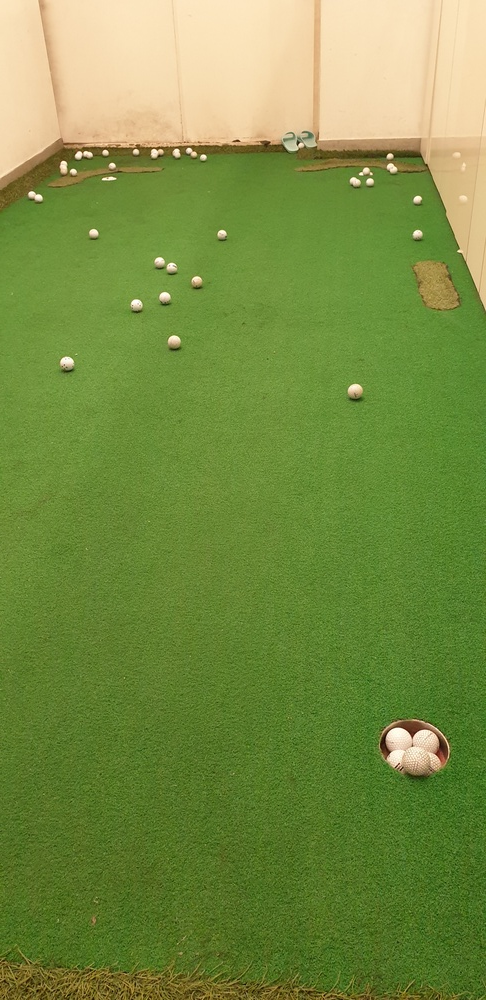
#> input picture tasks/NearBall_5.jpg, 486 x 1000 px, shrunk from 1960 x 4032 before the run
$ python Adaptive_Threshold.py
#> lines starting #> are read from the running program, lines starting #| are printed output that depends on the picture; after the words box and inside, x2 and y2 are one past the last pixel; in counts of white or black regions, pixels touching at a corner belong together
### finding_circle.py
import cv2
import numpy as np
import sys
import math
import Definitions as df


def FindCircle(contours, radius1, radius2, src=None):
    circle = []
    circles = []
    for cnt in contours:

        (x, y), r = cv2.minEnclosingCircle(cnt)
        center = (int(x), int(y))
        radius = int(r)

        if radius1 < radius < radius2:
            if src is None:
                circle.append([center, radius])
            else:
                if src[int(y)][int(x)] == 0:
                    continue
                else:
                    circle.append([center, radius])

    return circle


# [38 lines left out: functions FindEllipses, FindEllipse, not called in this run]

### erasing_background.py
import cv2
import numpy as np
import sys
import math


def afterFindCircle(src, circle):
    for y in range(len(src)):
        for x in range(len(src[y])):
            count = 0
            for cnt in circle:
                formula = (y - cnt[0][1]) ** 2 + (x - cnt[0][0]) ** 2
                if formula > (cnt[1])**2:
                    count += 1

            if count == len(circle):
                src[y][x] = 0
    return src


# [12 lines left out: function BackGroundHSV, not called in this run]

### Adaptive_Threshold.py
import cv2
import numpy as np
import sys
import math
import finding_circle as fc
import erasing_background as eb


param = [20, 100, 1000, 10000]

img1 = cv2.imread('tasks/NearBall_5.jpg', cv2.IMREAD_GRAYSCALE)
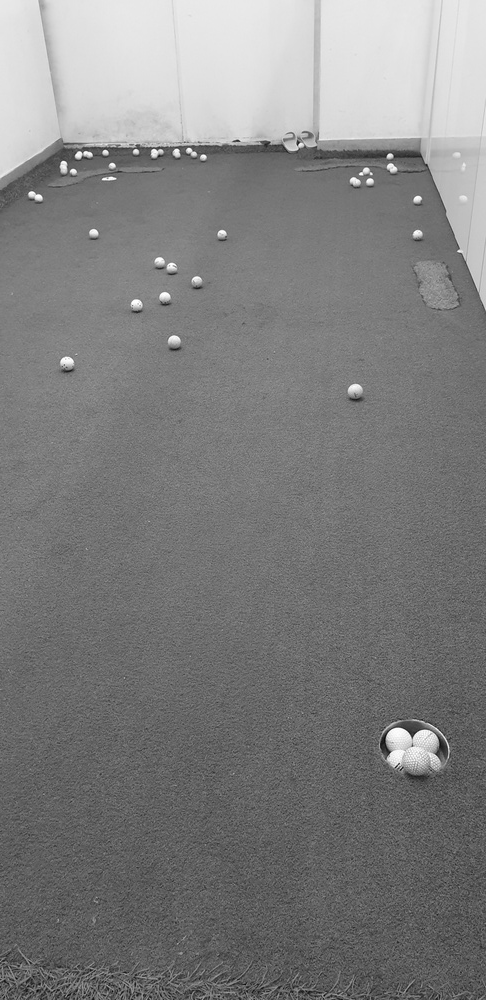
#> img1: shape (1000, 486); min 5, max 255, mean 126.6
src = img1.copy()

alpha = 0.8
img = np.clip((1 + alpha) * img1 - 128 * alpha, 0, 255).astype(np.uint8)
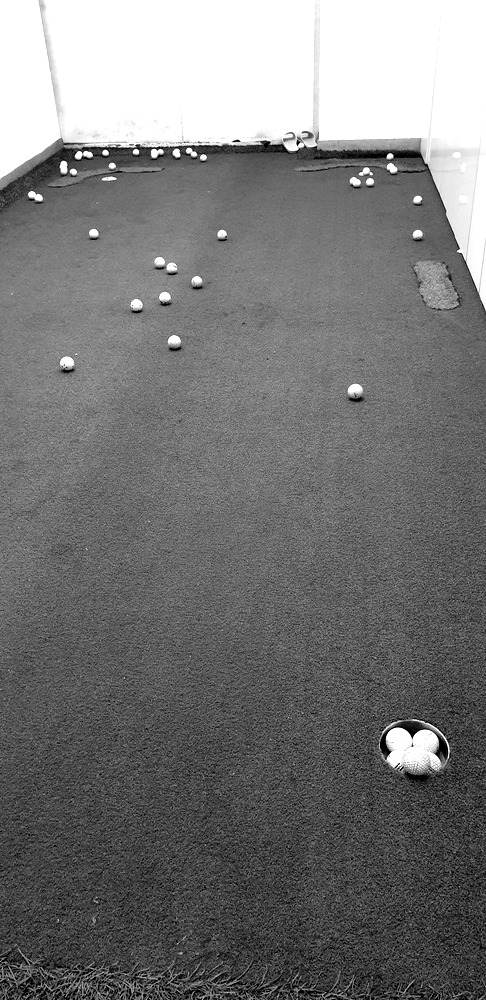
#> img: shape (1000, 486); min 0, max 255, mean 119.5

img = cv2.GaussianBlur(img, (0, 0), 1.0)

dst = cv2.adaptiveThreshold(img, 255, cv2.ADAPTIVE_THRESH_MEAN_C, cv2.THRESH_BINARY, 21, 5)
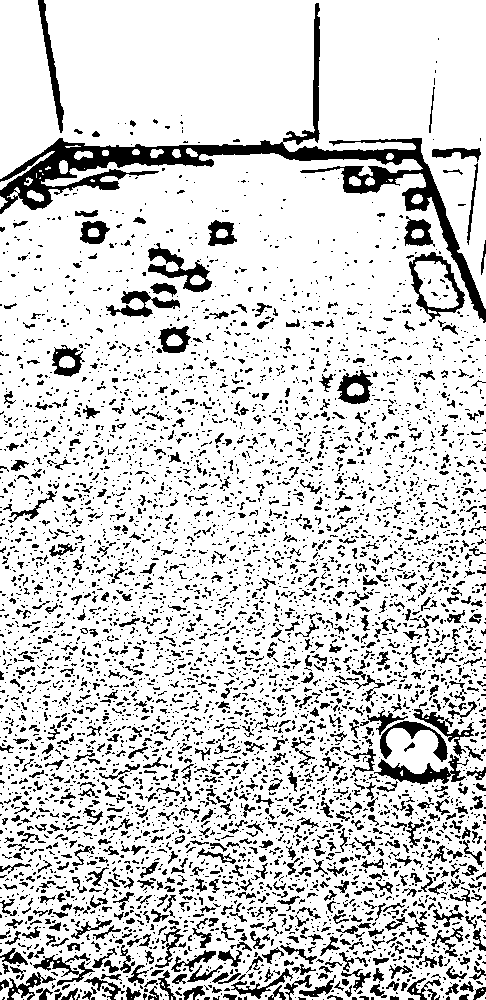
#> dst: shape (1000, 486); 81.9% white; 5374 black regions (4462 under 20 px), largest, box (x1, y1, x2, y2) and area: (0, 3, 486, 323) 11994, (374, 754, 469, 785) 1054, (148, 243, 212, 292) 1037
se = cv2.getStructuringElement(cv2.MORPH_RECT, (3, 3))
dst = cv2.dilate(dst, se)
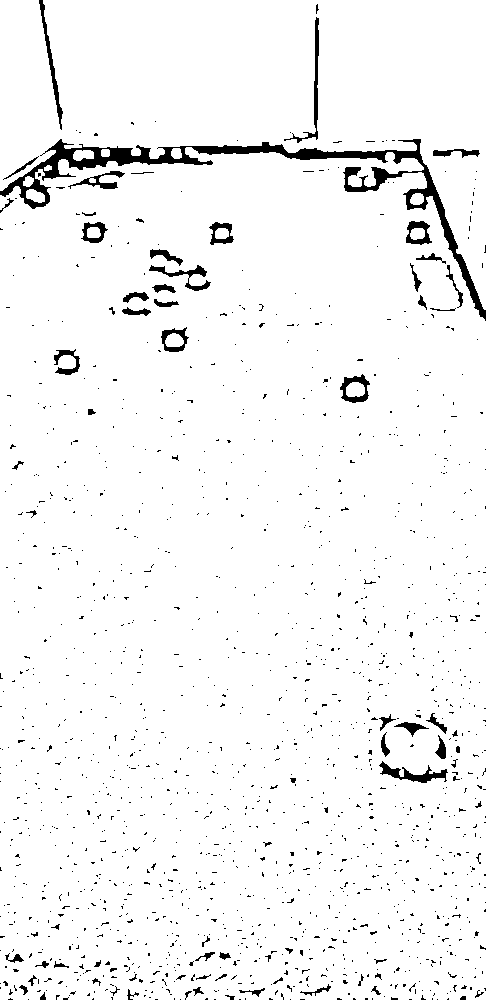
#> dst: shape (1000, 486); 96.1% white; 1460 black regions (1386 under 20 px), largest, box (x1, y1, x2, y2) and area: (0, 139, 486, 321) 6741, (379, 761, 448, 783) 524, (284, 17, 319, 143) 511
dst = cv2.erode(dst, se)
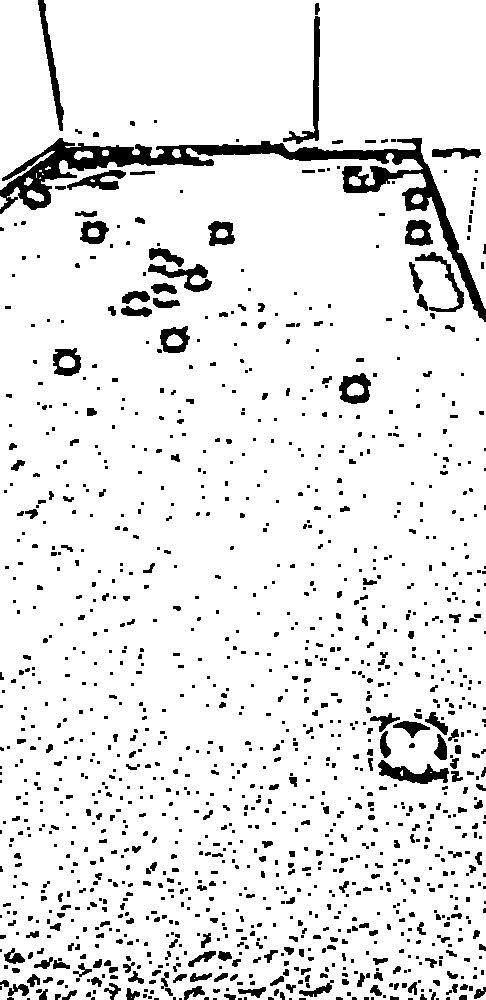
#> dst: shape (1000, 486); 91% white; 1272 black regions (874 under 20 px)

contours, hierarchy = cv2.findContours(~dst, cv2.RETR_LIST, cv2.CHAIN_APPROX_NONE)
#> contours = 1296 contours, 1089 with area under 20; largest, box (x1, y1, x2, y2) and area: (0, 138, 486, 322) 9486, (378, 760, 449, 784) 724, (283, 16, 320, 144) 719, (339, 373, 371, 404) 704, (38, 0, 64, 131) 658
circle = fc.FindCircle(contours, param[0], param[1])
#> the loop in FindCircle, `for cnt in contours: ` made 1296 passes
#> (x, y, r, center, radius) on passes 1 to 3: (437, 998.5, 1.12, (437, 998), 1), (410, 998.5, 2.06, (410, 998), 2), (302, 998.5, 3.04, (302, 998), 3)
#> after the loop in FindCircle, `for cnt in contours:`: circle = [[(412, 772), 35], [(179, 275), 32], [(438, 282), 33], [(96, 179), 29], [(455, 153), 24], [(300, 78), 64], [(50, 65), 66]]

dst = eb.afterFindCircle(dst, circle)
#> after the loop in afterFindCircle, `for y in range(len(src)):`:
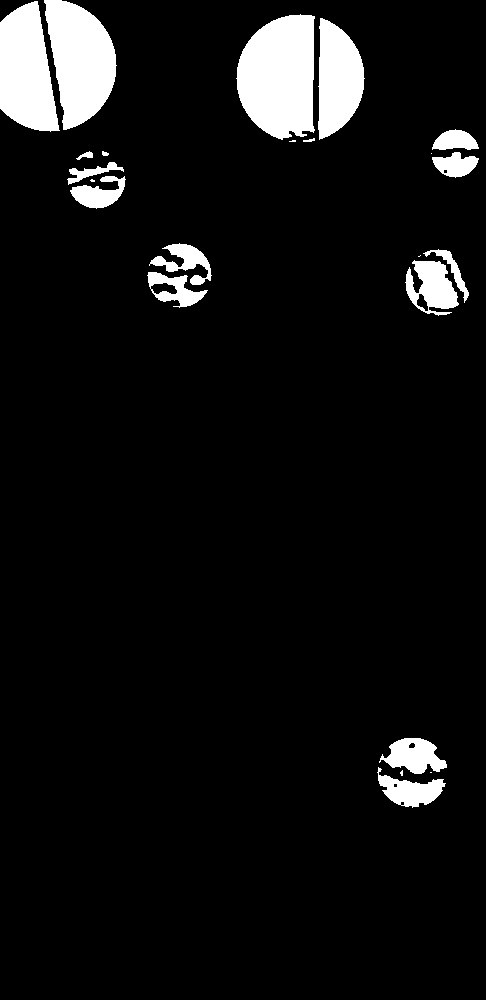
#> src: shape (1000, 486); 7% white; 23 white regions (6 under 20 px)

contours, hierarchy = cv2.findContours(dst, cv2.RETR_LIST, cv2.CHAIN_APPROX_NONE)
#> contours = 29 contours, 11 with area under 20; largest, box (x1, y1, x2, y2) and area: (236, 14, 315, 140) 7698, (44, 0, 117, 130) 6146, (0, 1, 60, 132) 5528, (318, 18, 365, 140) 3937, (405, 260, 459, 316) 1791

#> (the run stopped early here; a loop or call above may not have finished)

$ run again, with tasks/NearBall_1.jpg copied over tasks/NearBall_5.jpg
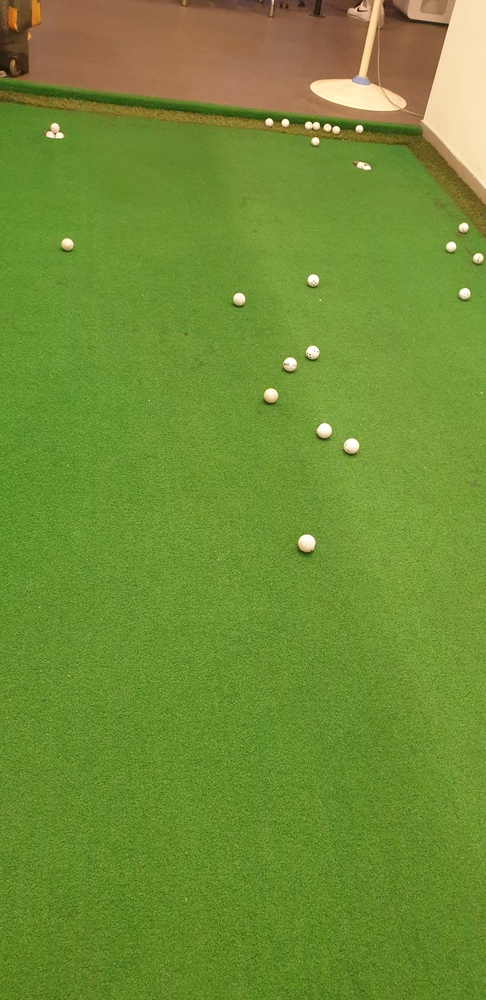
#> input picture tasks/NearBall_1.jpg, 486 x 1000 px, shrunk from 1960 x 4032 before the run
#> `dst = cv2.erode(dst, se)`:
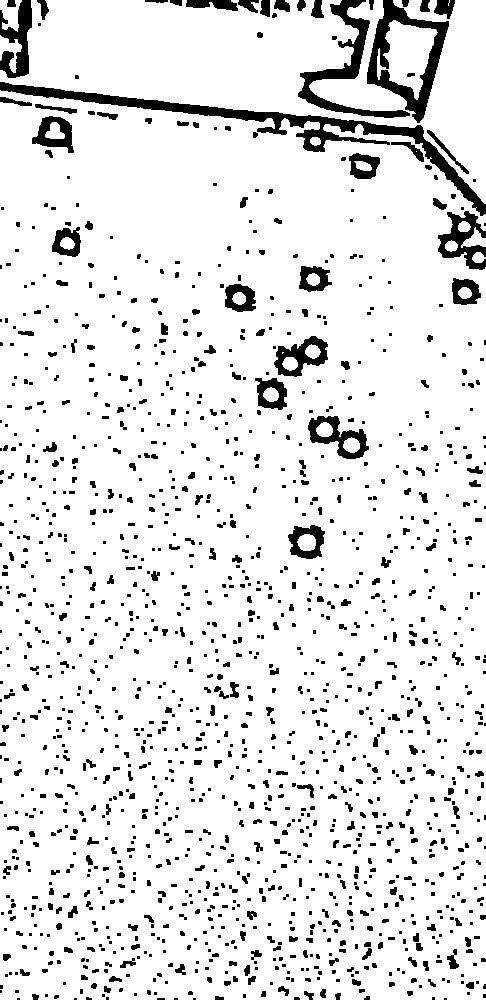
#> dst: shape (1000, 486); 90% white; 1485 black regions (1032 under 20 px)
#> `contours, hierarchy = cv2.findContours(~dst, cv2.RETR_LIST, cv2.CHAIN_..`: contours = 1507 contours, 1281 with area under 20; largest, box (x1, y1, x2, y2) and area: (367, 0, 449, 123) 5582, (0, 82, 486, 216) 5080, (376, 19, 439, 101) 2806, (298, 0, 410, 118) 2169, (308, 416, 369, 459) 1371
#> the loop in FindCircle, `for cnt in contours: ` made 1507 passes
#> (x, y, r, center, radius) on passes 1 to 3: (445, 998.5, 1.12, (445, 998), 1), (194, 998.5, 1.12, (194, 998), 1), (175.5, 998.5, 1.58, (175, 998), 1)
#> after the loop in FindCircle, `for cnt in contours:`: circle = [[(338, 434), 32], [(302, 358), 28], [(465, 240), 33], [(447, 151), 29], [(54, 137), 23], [(406, 59), 42], [(401, 61), 63], [(360, 66), 69], [(211, 6), 25], [(19, 38), 40]]
#> after the loop in afterFindCircle, `for y in range(len(src)):`:
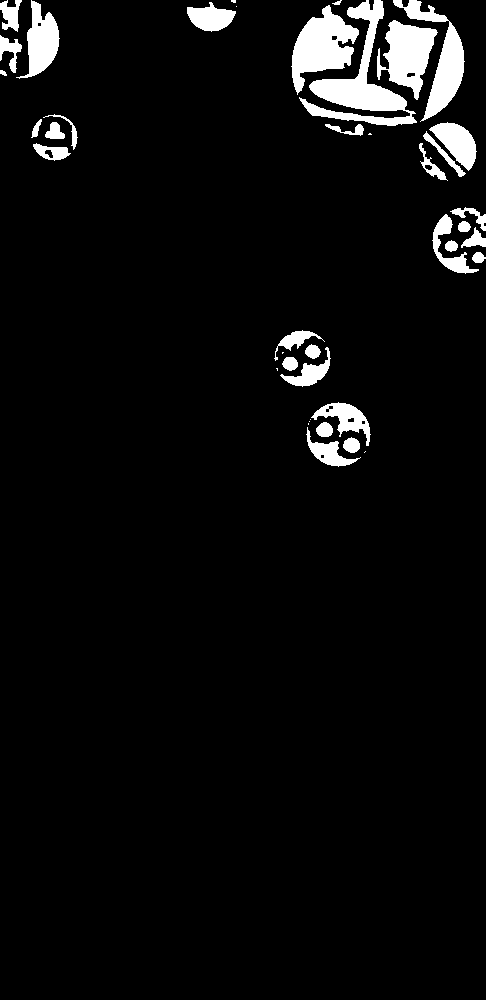
#> src: shape (1000, 486); 4.9% white; 41 white regions (9 under 20 px)
#> `contours, hierarchy = cv2.findContours(dst, cv2.RETR_LIST, cv2.CHAIN_A..`: contours = 51 contours, 16 with area under 20; largest, box (x1, y1, x2, y2) and area: (299, 0, 417, 126) 3791, (291, 5, 359, 95) 2952, (377, 20, 438, 100) 2516, (393, 0, 465, 122) 2338, (16, 0, 60, 79) 1574

$ run again, with tasks/NearBall_2.jpg copied over tasks/NearBall_5.jpg
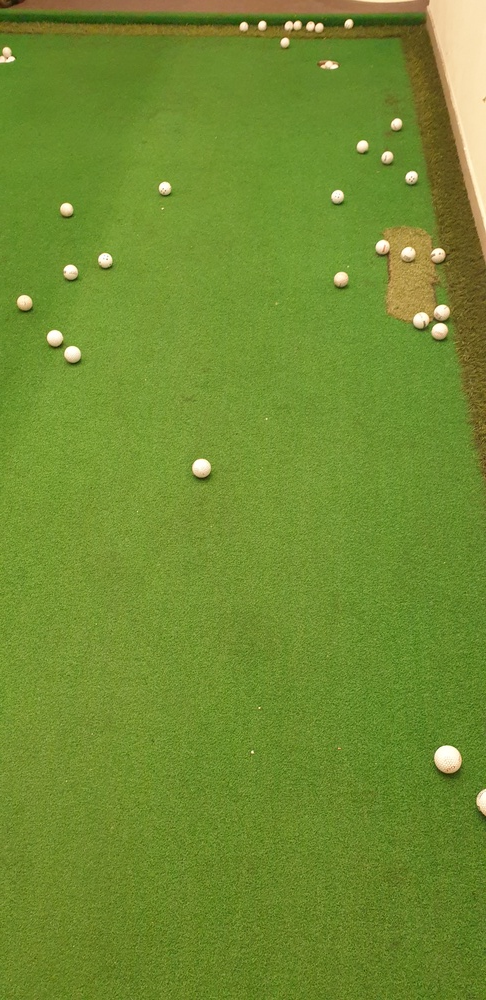
#> input picture tasks/NearBall_2.jpg, 486 x 1000 px, shrunk from 1960 x 4032 before the run
#> `dst = cv2.erode(dst, se)`:
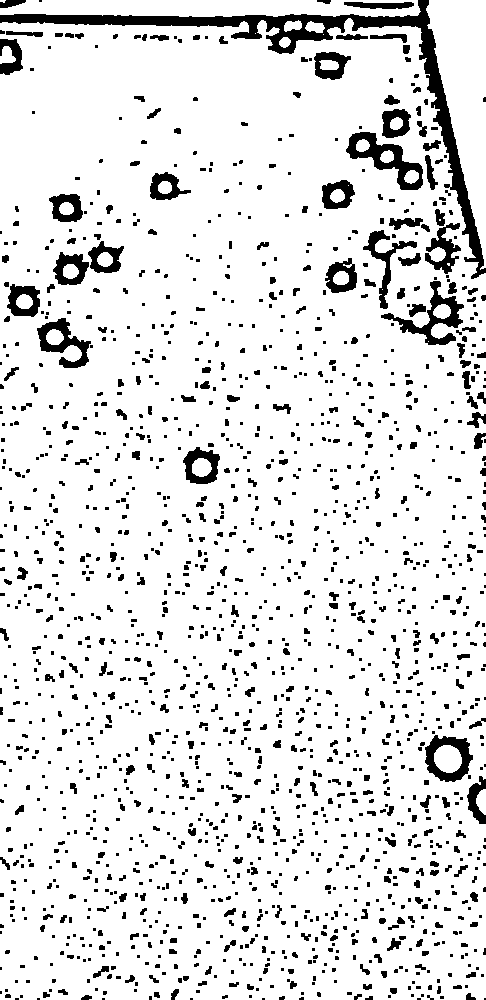
#> dst: shape (1000, 486); 88.9% white; 1693 black regions (1195 under 20 px)
#> `contours, hierarchy = cv2.findContours(~dst, cv2.RETR_LIST, cv2.CHAIN_..`: contours = 1721 contours, 1463 with area under 20; largest, box (x1, y1, x2, y2) and area: (0, 0, 486, 279) 7870, (346, 132, 423, 190) 1842, (425, 735, 473, 782) 1614, (381, 281, 464, 345) 1404, (37, 318, 91, 368) 1186
#> the loop in FindCircle, `for cnt in contours: ` made 1721 passes
#> (x, y, r, radius) on passes 8, 13, 14: (301, 998, 2.24, 2), (430, 997, 3.61, 3), (389, 996, 1.41, 1)
#> after the loop in FindCircle, `for cnt in contours:`: circle = [[(482, 799), 23], [(448, 756), 25], [(62, 344), 30], [(422, 314), 41], [(386, 268), 39], [(447, 246), 26], [(385, 161), 43], [(378, 3), 34]]
#> after the loop in afterFindCircle, `for y in range(len(src)):`:
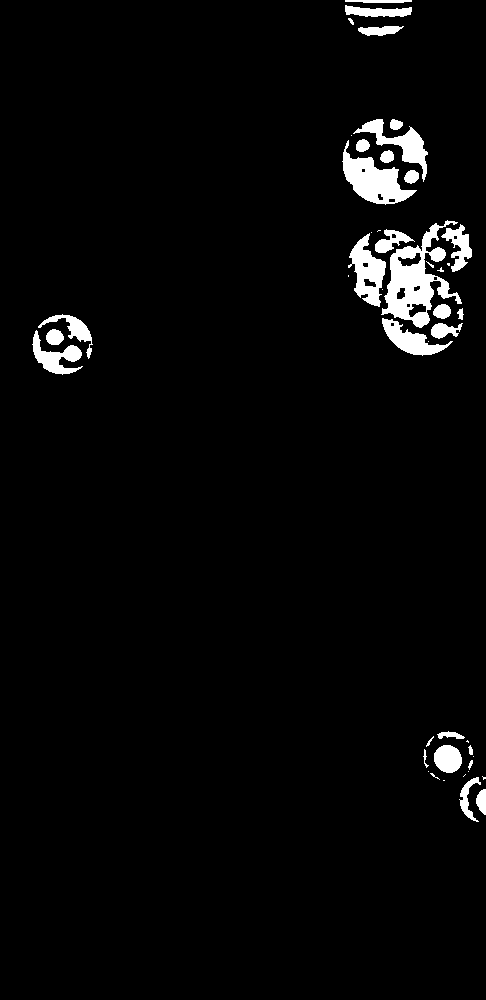
#> src: shape (1000, 486); 3.2% white; 46 white regions (17 under 20 px)
#> `contours, hierarchy = cv2.findContours(dst, cv2.RETR_LIST, cv2.CHAIN_A..`: contours = 60 contours, 26 with area under 20; largest, box (x1, y1, x2, y2) and area: (381, 220, 462, 328) 3441, (342, 140, 417, 205) 2004, (348, 233, 386, 307) 1380, (353, 119, 428, 182) 1114, (382, 318, 453, 356) 973

$ run again, with tasks/NearBall_4.jpg copied over tasks/NearBall_5.jpg
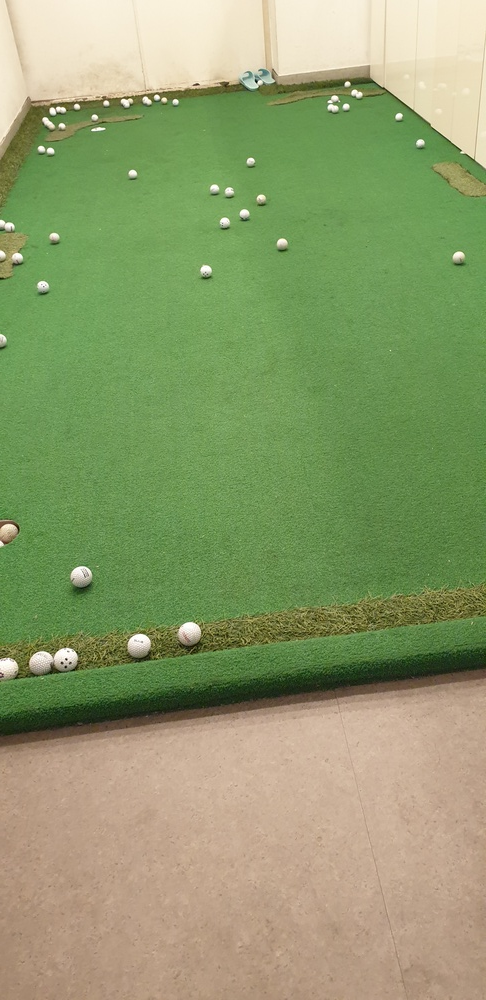
#> input picture tasks/NearBall_4.jpg, 486 x 1000 px, shrunk from 1960 x 4032 before the run
#> `dst = cv2.erode(dst, se)`:
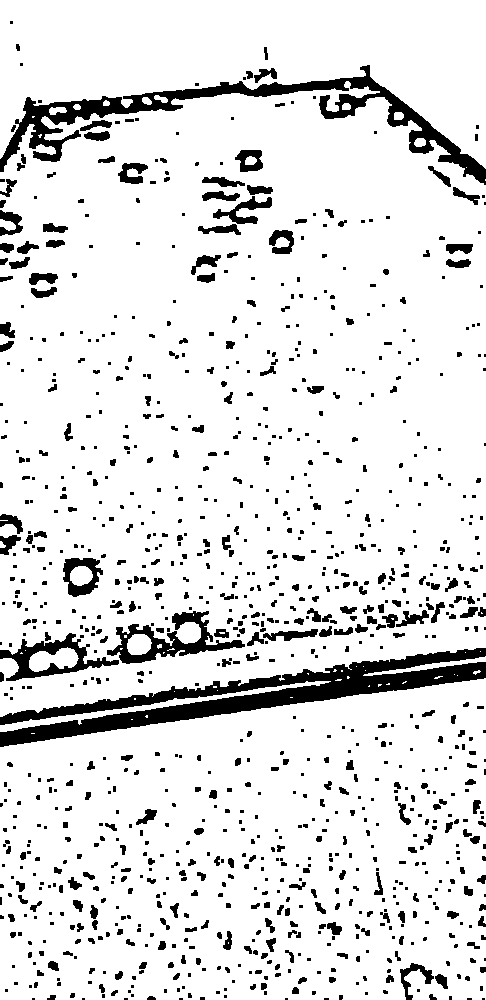
#> dst: shape (1000, 486); 88.5% white; 1077 black regions (665 under 20 px)
#> `contours, hierarchy = cv2.findContours(~dst, cv2.RETR_LIST, cv2.CHAIN_..`: contours = 1136 contours, 863 with area under 20; largest, box (x1, y1, x2, y2) and area: (0, 648, 486, 747) 11826, (0, 65, 486, 185) 8310, (107, 611, 245, 664) 2494, (0, 633, 119, 681) 2418, (63, 558, 103, 597) 1083
#> the loop in FindCircle, `for cnt in contours: ` made 1136 passes
#> (x, y, r, center, radius) on passes 1 to 3: (483, 998.5, 1.12, (483, 998), 1), (469, 998.5, 2.06, (469, 998), 2), (326, 998.5, 2.06, (326, 998), 2)
#> after the loop in FindCircle, `for cnt in contours:`: circle = [[(53, 662), 25], [(59, 656), 59], [(290, 633), 27], [(175, 649), 68], [(81, 574), 22], [(219, 230), 21], [(242, 207), 30], [(223, 182), 21]]
#> after the loop in afterFindCircle, `for y in range(len(src)):`:
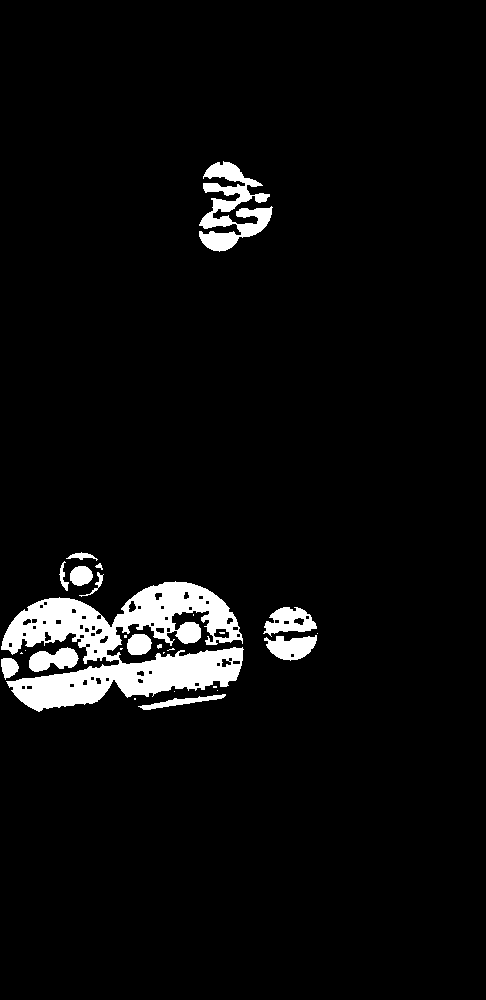
#> src: shape (1000, 486); 4.8% white; 27 white regions (14 under 20 px)
#> `contours, hierarchy = cv2.findContours(dst, cv2.RETR_LIST, cv2.CHAIN_A..`: contours = 85 contours, 48 with area under 20; largest, box (x1, y1, x2, y2) and area: (1, 581, 244, 712) 16112, (199, 161, 273, 252) 2762, (263, 607, 317, 637) 916, (264, 635, 317, 661) 822, (29, 647, 79, 672) 739
